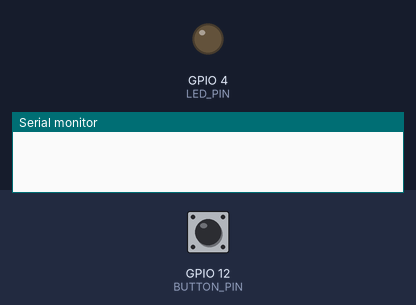
The program below on a simulated ESP32-S3. Shown: output pins drawn as LEDs (lit = HIGH), the last lines printed to the serial monitor. Dashed ring = blinking. The test bench sets the inputs (shaded band); at power-on: GPIO 12 (BUTTON_PIN) HIGH.

Above: at 1.2 s.
1.3 s: GPIO 12 (BUTTON_PIN) pulled LOW for 0.15 s
At 2.2 s:
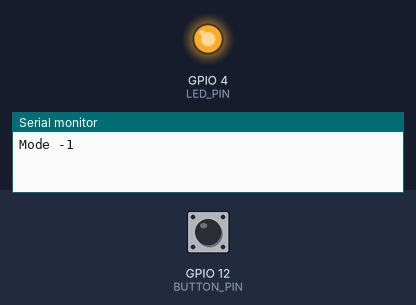
2.9 s: GPIO 12 (BUTTON_PIN) pulled LOW for 1 s
At 4.3 s:
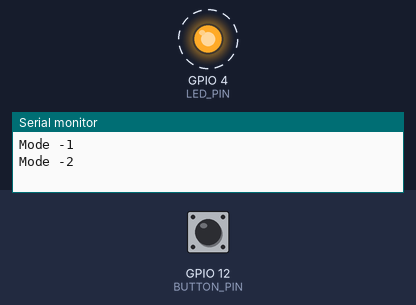
6.9 s: GPIO 12 (BUTTON_PIN) pulled LOW for 0.15 s
9.9 s: GPIO 12 (BUTTON_PIN) pulled LOW for 3.2 s
Timing chart, 0 to 12.9 s (numbered marks = the images above; inputs shaded):
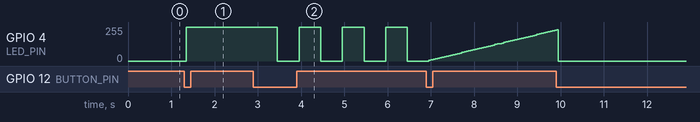

The program:

main.cpp
```cpp
#include <Arduino.h>

const int BUTTON_PIN = 12;
const int LED_PIN = 4;

int buttonstate = HIGH;
int lastreading = HIGH;
int ledstate = LOW;

const unsigned long debounce_delay = 50;
unsigned long last_debouce_time;

const int PWM_CHANNEL = 1;
const int PWM_FREQ = 10000;
const int PWM_RESOLUTION = 6;
const int MAX_BRIGHTNESS = 63;

unsigned long previousblinkmillis = 0;
unsigned long currentblinkmillis;
const unsigned long blinkinterval = 500;

unsigned long previousfademillis = 0;
unsigned long currentfademillis;
const unsigned long fadeinterval = 50;
int fadedirection = 1;
int brightness = 0;

int mode = 0;

void setup(){
  Serial.begin(115200);

  pinMode(BUTTON_PIN, INPUT_PULLUP);

  ledcSetup(PWM_CHANNEL, PWM_FREQ, PWM_RESOLUTION);
  ledcAttachPin(LED_PIN, PWM_CHANNEL);

  ledcWrite(PWM_CHANNEL, 0);
}


void loop()
{
  int reading = digitalRead(BUTTON_PIN);

  if( reading != lastreading)
  {
    last_debouce_time = millis();
  }

  if (millis()-last_debouce_time>debounce_delay)
  {
    if (reading != buttonstate)
    {
      buttonstate = reading;

      if(buttonstate == LOW)
      {
           mode++;
           if (mode >= 4){
            mode = 0;
           }
           Serial.print("Mode -");
           Serial.println(mode);
      }
    }
  }
    lastreading = reading;


    if (mode == 0)
    {
      ledcWrite(PWM_CHANNEL, 0);
    }

    else if (mode == 1)
    {
     ledcWrite(PWM_CHANNEL, 63);
    }

    else if (mode == 2)
    {
      currentblinkmillis = millis();

      if (currentblinkmillis - previousblinkmillis > blinkinterval)
      {
        previousblinkmillis = currentblinkmillis;
        ledstate = !ledstate;
        if (ledstate){
          ledcWrite(PWM_CHANNEL, MAX_BRIGHTNESS);
        }
        else
        {
          ledcWrite(PWM_CHANNEL, 0);
        }
      }
    }

    else if (mode ==3)
    {
      currentfademillis = millis();

      if (currentfademillis - previousfademillis > fadeinterval)
      {
        previousfademillis = currentfademillis;

        brightness += fadedirection;

        if (brightness >= MAX_BRIGHTNESS)
        {
          brightness = MAX_BRIGHTNESS;
          fadedirection = -1;
        }

        if (brightness <=0)
        {
          brightness = 0;
          fadedirection = 1;
        }
        ledcWrite(PWM_CHANNEL, brightness);
      }
    }
}
```

Measured:
- after the input at 1.3 s, GPIO 4 (LED_PIN): 0/255 → 255/255 after 0.05 s
- after the input at 2.9 s, GPIO 4 (LED_PIN): alternates 255/255 for 0.50 s and 0/255 for 0.50 s, starting after 0.55 s
